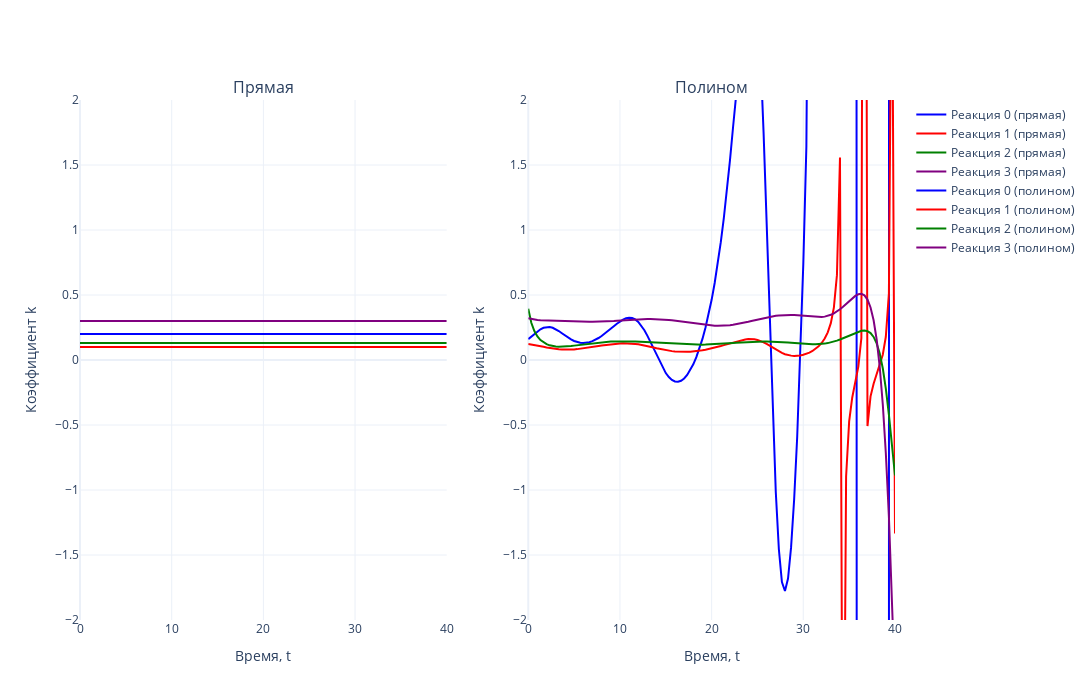

Notebook code cell kept with this figure:
### Markdown cell above
## Генерация k в ходе обратной задачи

### Code cell
# Задаем цвета (4 цвета для реакций)
colors = ['blue', 'red', 'green', 'purple']

# Создаем два подграфика (2 столбца, 1 строка)
fig = make_subplots(rows=1, cols=2, subplot_titles=['Прямая', 'Полином'])

# Первый график (прямая задача)
for i in range(N_REACTION):  
    fig.add_trace(go.Scatter(
        x=tsteps, 
        y=K_TRUE[i, :], 
        mode='lines', 
        name=f'Реакция {i} (прямая)',
        line=dict(color=colors[i % len(colors)])  # Применяем цвета циклично
    ), row=1, col=1)

# Второй график (обратная задача)
for i in range(N_REACTION):  
    fig.add_trace(go.Scatter(
        x=tsteps, 
        y=k_poly[i, :], 
        mode='lines', 
        name=f'Реакция {i} (полином)',
        line=dict(color=colors[i % len(colors)])  # Применяем цвета циклично
    ), row=1, col=2)

# Настройки общего макета
fig.update_layout(
    template='plotly_white',
    width=1400,  # Общая ширина холста
    height=700,  # Высота холста
    showlegend=True
)

# Ограничение оси Y
fig.update_yaxes(range=[-2, 2], title_text='Коэффициент k', row=1, col=1)
fig.update_yaxes(range=[-2, 2], title_text='Коэффициент k', row=1, col=2)

# Подписи оси X
fig.update_xaxes(title_text='Время, t', row=1, col=1)
fig.update_xaxes(title_text='Время, t', row=1, col=2)

# Отображение графика
fig.show()
